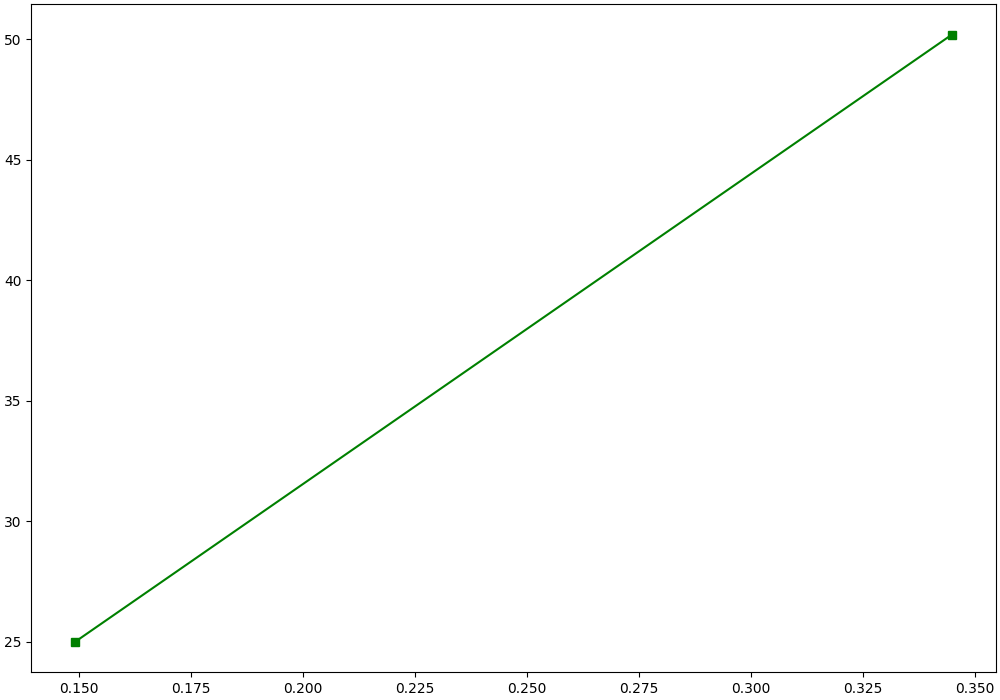

Python code for this plot:
import matplotlib.pyplot as plt
import numpy as np
from scipy.optimize import curve_fit 
import math


D = list()
d = list()
with  open('data.txt', 'r')  as  data:
    for line in data:
        list_line = list((map(float, line.split())))
        D.append(1 / list_line[0])
        d.append(list_line[1])




fig, ax = plt.subplots(figsize=(10,7), constrained_layout=True)

plt.plot(D, d, 'gs-')
plt.savefig("1.png")
plt.show()
